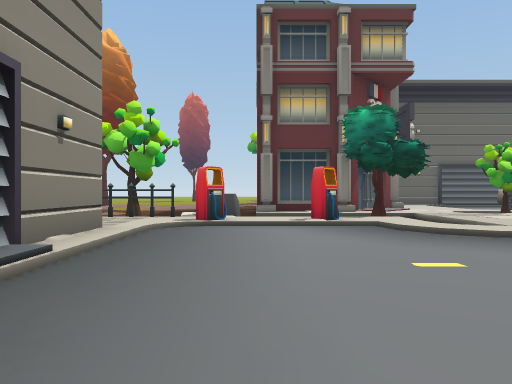
View 1 (above)

24 first-person views from a walk through a 3-D level made in the Unity game engine. The camera is 1.4 m above the floor, looks level and sees 70° across. The floor is counted in squares, 2 m on a side. Each view is taken from the middle of a square. On the plan, view 1 faces up. The plan holds only what a view shows up to about 11 squares ahead; the rest is blank. The place goes on beyond the plan.

View 2
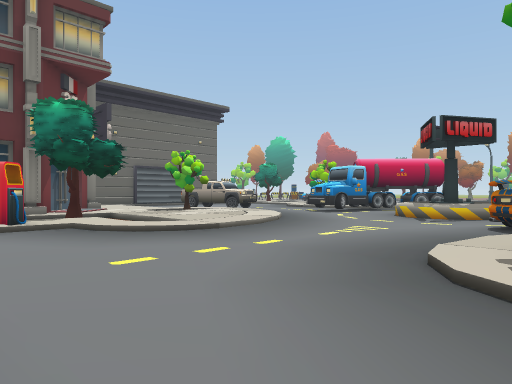

View 3
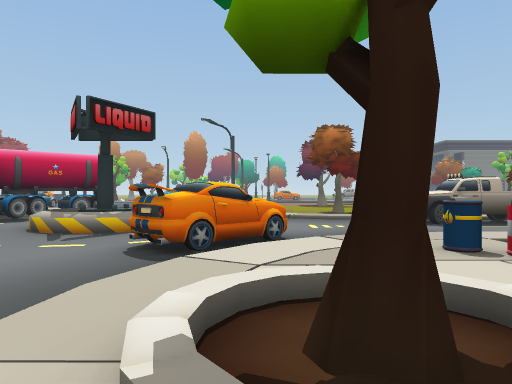

View 4
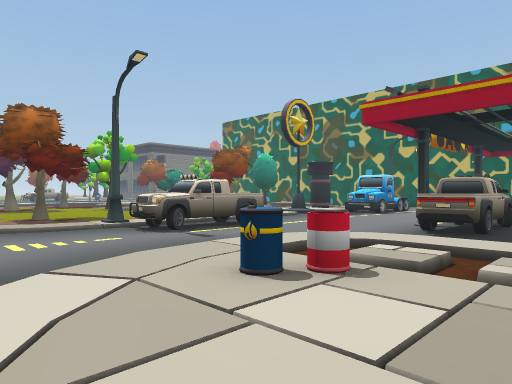

View 5
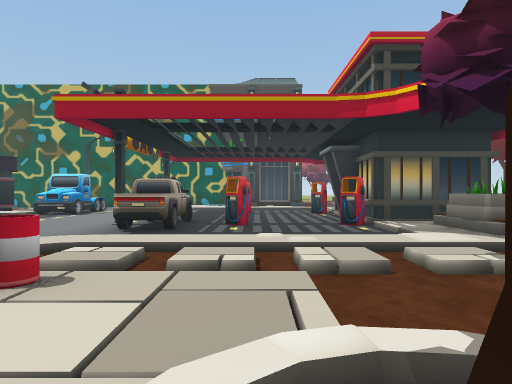

View 6
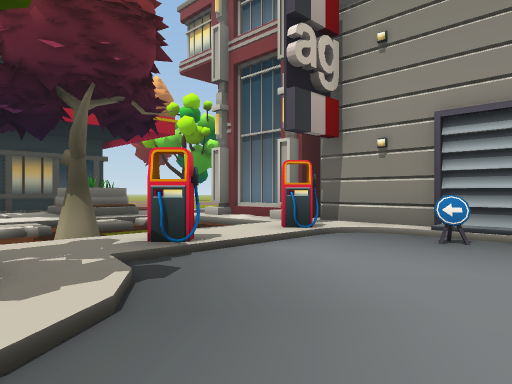

View 7
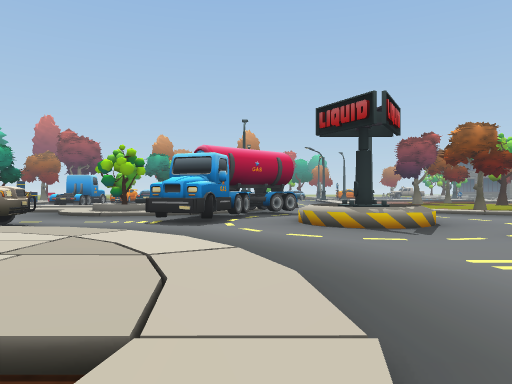

View 8
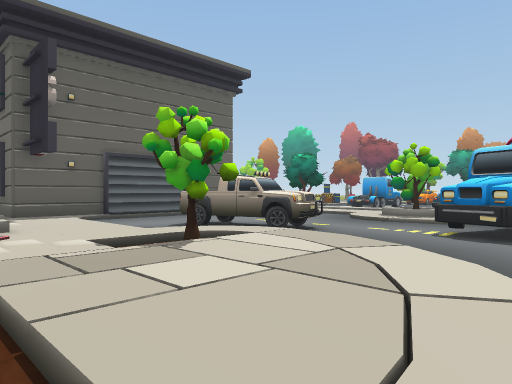

View 9
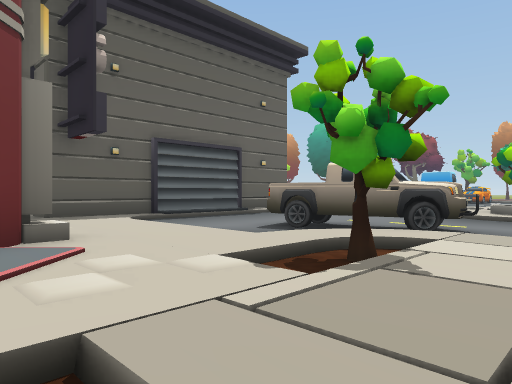

View 10
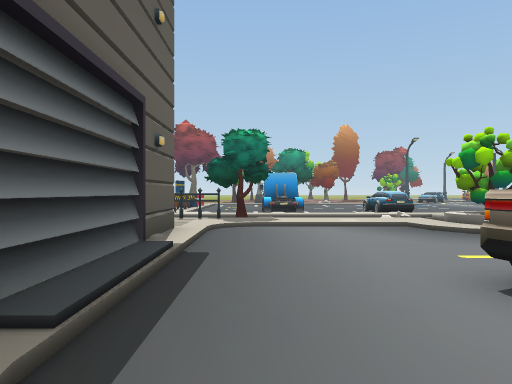

View 11
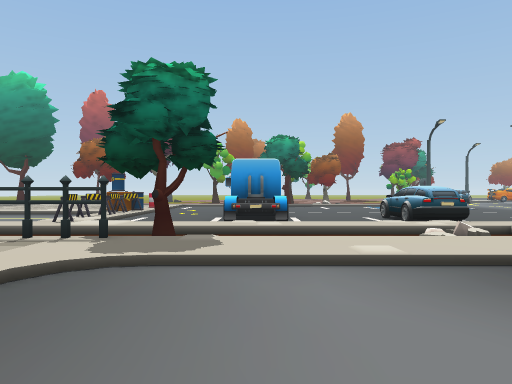

View 12
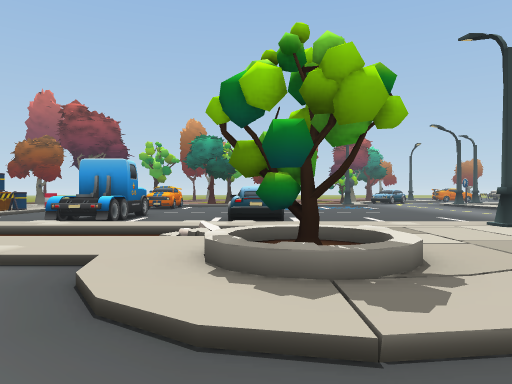

View 13
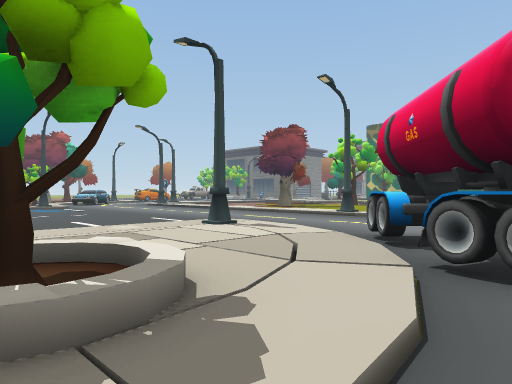

View 14
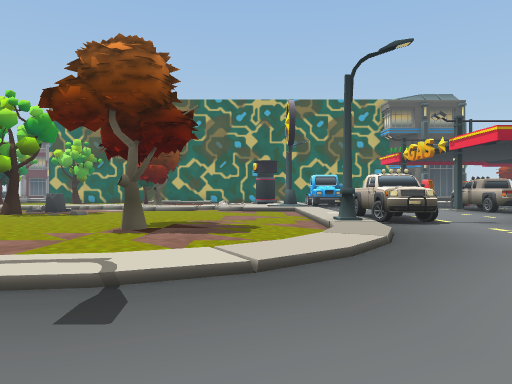

View 15
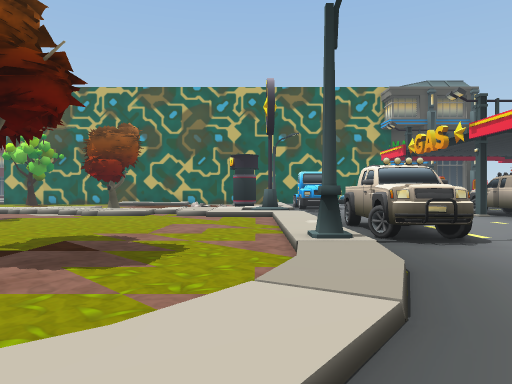

View 16
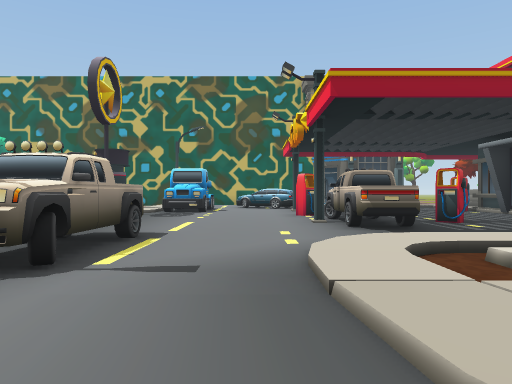

View 17
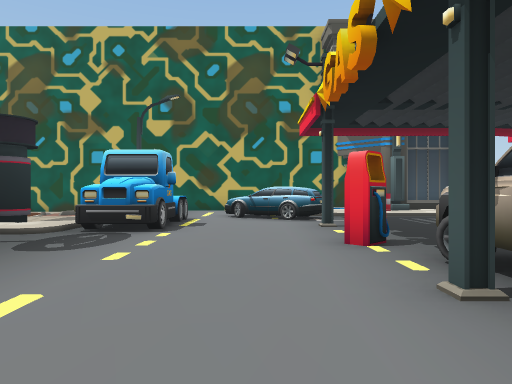

View 18
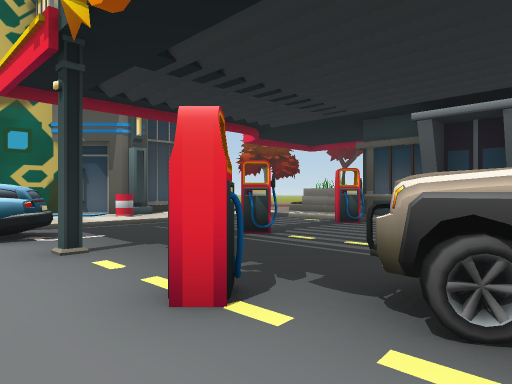

View 19
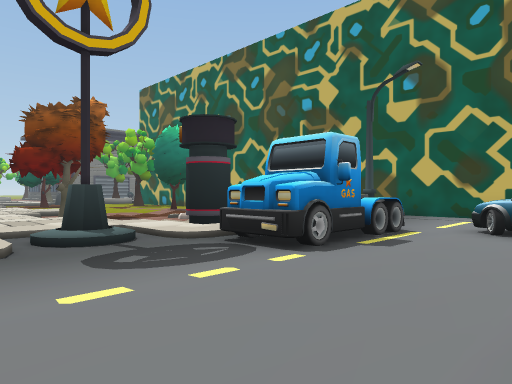

View 20
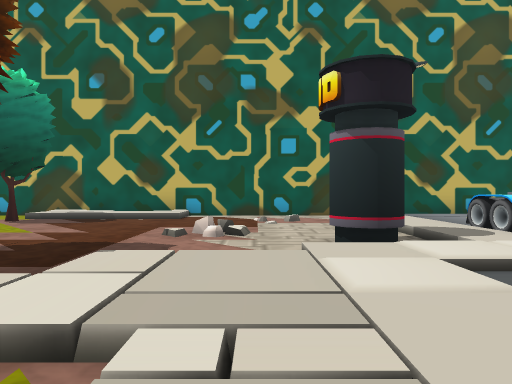

View 21
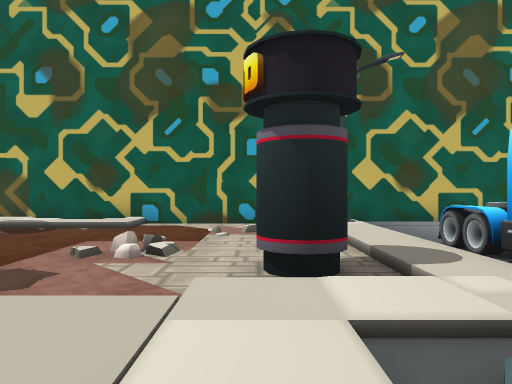

View 22
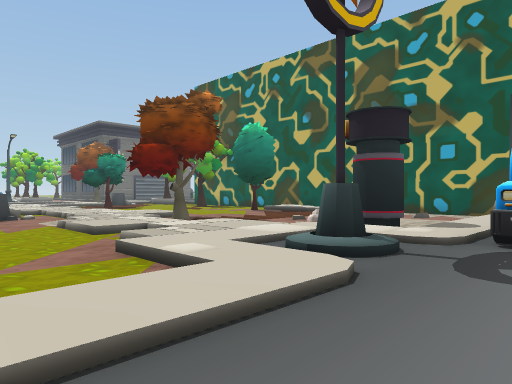

View 23
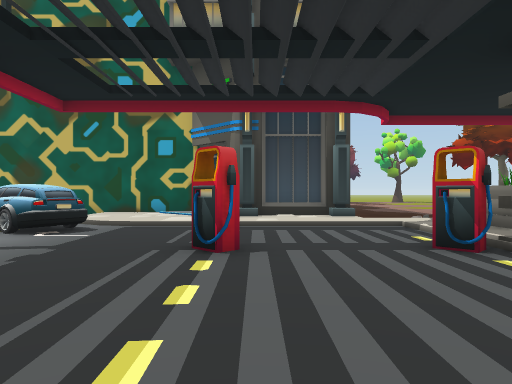

View 24
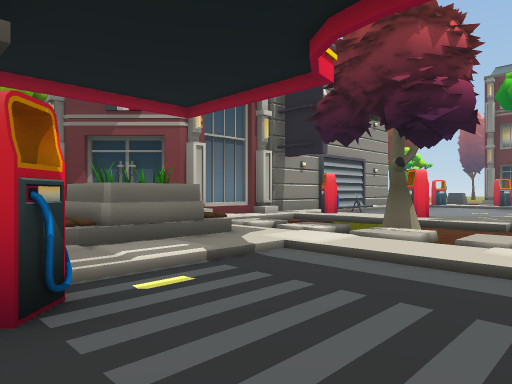

### Floor plan
Key: @ floor where view 1 was taken; # wall or solid block; . main floor; : floor 0.25 m higher than the main floor; / step, stairs or slope; ^ raised ledge; O other object.
Columns run from 3 left of view 1 to 23 right of it. Each row starts with its distance up from view 1.
 22                          ..
 21                          ..
 20                      /:
 19          ##          .:#:#
 18          /########::#.: ...
 17          /:////////:#.: ...
 16          ::........:/O: ..O
 15         O::........:/.:OOOO
 14         O::..O.....:/.: ...
 13          ::.OO.....:/.: ...
 12      OO  :::/OO../::/O: ...
 11       O  /O//OO../OO .:OOO.
 10 O O   O.:/:::....:/O /: ...
  9 ##/////.::://....//::/: ...
  8 ::O:OO:.::://.#OOO :::: ...
  7  /....://:/:..O### :/:# ...
  6 #/..../:://.....OOOO/:: ...
  5 #/............^^..O.... ...
  4 #/...........^##^  ......
  3 #/...........^##^ .......
  2 #/.........O..^^........
  1 #/#.../:///OO......//:
  0 #/.@..:////OO ....///..
 -1 #:O:OO:OO:://....//.....
 -2 #O/////.::OO/....//.....
 -3 O ...O..::O::....:.......
 -4 O ./: O:./:.:..OO#....O...
 -5 OO /////////:..OO:........
 -6   :/::::::::/..OO:.........
 -7   /#//.........OO:.........
 -8   /#//....OO.....:.......
 -9     :/...#OO.....:........
-10   ####...#OO.....://......O
-11      #....OO.....//:    :..
-12       .....OO....//:
-13       ...........//:
-14      #...#..#..OO://....O
-15     :#.........OO:OO.....
-16     //.....OO..OO:...O...
-17    #//......OOO..:........
-18     ::::::::/ ...:.........
-19       O:OO  : ...#........O
-20       OOOO  : ...:..../:::/
-21          ##################

Where each view was taken, in squares from view 1:
view 1: 0 up, 0 right, facing up
view 2: 0 up, 0 right, facing up-right
view 3: 0 up, 3 right, facing right
view 4: 0 up, 5 right, facing down-right
view 5: 0 up, 5 right, facing down
view 6: 3 up, 4 right, facing down-left
view 7: 6 up, 3 right, facing right
view 8: 6 up, 4 right, facing up-right
view 9: 9 up, 4 right, facing up-right
view 10: 16 up, 7 right, facing right
view 11: 15 up, 12 right, facing right
view 12: 11 up, 12 right, facing right
view 13: 11 up, 13 right, facing down-right
view 14: 4 up, 16 right, facing down
view 15: 1 up, 15 right, facing down
view 16: 1 down, 10 right, facing down
view 17: 7 down, 10 right, facing down
view 18: 10 down, 10 right, facing down-left
view 19: 10 down, 9 right, facing down-right
view 20: 10 down, 17 right, facing down
view 21: 11 down, 16 right, facing down
view 22: 8 down, 12 right, facing down-right
view 23: 10 down, 5 right, facing down
view 24: 10 down, 5 right, facing up-left
